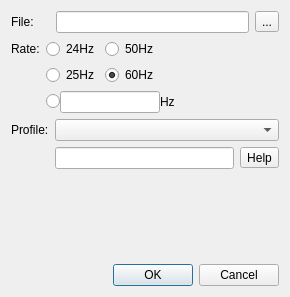
<?xml version="1.0" encoding="UTF-8"?>
<ui version="4.0">
 <class>RecordingOptions</class>
 <widget class="QDialog" name="RecordingOptions">
  <property name="geometry">
   <rect>
    <x>0</x>
    <y>0</y>
    <width>290</width>
    <height>297</height>
   </rect>
  </property>
  <property name="windowTitle">
   <string>Recording options</string>
  </property>
  <layout class="QGridLayout" name="gridLayout">
   <item row="0" column="0">
    <widget class="QLabel" name="label">
     <property name="sizePolicy">
      <sizepolicy hsizetype="Minimum" vsizetype="Preferred">
       <horstretch>0</horstretch>
       <verstretch>0</verstretch>
      </sizepolicy>
     </property>
     <property name="text">
      <string>File:</string>
     </property>
    </widget>
   </item>
   <item row="0" column="1" colspan="2">
    <widget class="QLineEdit" name="file"/>
   </item>
   <item row="6" column="2" colspan="2">
    <widget class="QDialogButtonBox" name="buttonBox">
     <property name="orientation">
      <enum>Qt::Horizontal</enum>
     </property>
     <property name="standardButtons">
      <set>QDialogButtonBox::Cancel|QDialogButtonBox::Ok</set>
     </property>
    </widget>
   </item>
   <item row="0" column="3">
    <widget class="QToolButton" name="pickfile">
     <property name="text">
      <string>...</string>
     </property>
    </widget>
   </item>
   <item row="2" column="0" colspan="4">
    <widget class="QWidget" name="ffmpegOptions" native="true">
     <layout class="QGridLayout" name="gridLayout_2">
      <property name="margin">
       <number>0</number>
      </property>
      <item row="1" column="0">
       <widget class="QLabel" name="label_4">
        <property name="text">
         <string>Profile:</string>
        </property>
       </widget>
      </item>
      <item row="1" column="1" colspan="2">
       <widget class="QComboBox" name="profile"/>
      </item>
      <item row="2" column="1">
       <widget class="QLineEdit" name="args"/>
      </item>
      <item row="2" column="2">
       <widget class="QToolButton" name="ffmpegHelp">
        <property name="text">
         <string>Help</string>
        </property>
       </widget>
      </item>
     </layout>
    </widget>
   </item>
   <item row="1" column="0" colspan="4">
    <widget class="QWidget" name="rateOptions" native="true">
     <layout class="QGridLayout" name="gridLayout_3">
      <property name="margin">
       <number>0</number>
      </property>
      <item row="0" column="0">
       <widget class="QLabel" name="label_2">
        <property name="sizePolicy">
         <sizepolicy hsizetype="Minimum" vsizetype="Preferred">
          <horstretch>0</horstretch>
          <verstretch>0</verstretch>
         </sizepolicy>
        </property>
        <property name="text">
         <string>Rate:</string>
        </property>
       </widget>
      </item>
      <item row="0" column="1">
       <widget class="QRadioButton" name="hz24">
        <property name="text">
         <string>24Hz</string>
        </property>
       </widget>
      </item>
      <item row="0" column="2">
       <widget class="QRadioButton" name="hz50">
        <property name="text">
         <string>50Hz</string>
        </property>
       </widget>
      </item>
      <item row="1" column="1">
       <widget class="QRadioButton" name="hz25">
        <property name="text">
         <string>25Hz</string>
        </property>
       </widget>
      </item>
      <item row="1" column="2">
       <widget class="QRadioButton" name="hz60">
        <property name="sizePolicy">
         <sizepolicy hsizetype="MinimumExpanding" vsizetype="Fixed">
          <horstretch>0</horstretch>
          <verstretch>0</verstretch>
         </sizepolicy>
        </property>
        <property name="text">
         <string>60Hz</string>
        </property>
        <property name="checked">
         <bool>true</bool>
        </property>
       </widget>
      </item>
      <item row="2" column="1" colspan="2">
       <layout class="QHBoxLayout" name="horizontalLayout">
        <property name="spacing">
         <number>0</number>
        </property>
        <item>
         <widget class="QRadioButton" name="hzCustom">
          <property name="text">
           <string/>
          </property>
         </widget>
        </item>
        <item>
         <widget class="QLineEdit" name="hz">
          <property name="sizePolicy">
           <sizepolicy hsizetype="Fixed" vsizetype="Fixed">
            <horstretch>0</horstretch>
            <verstretch>0</verstretch>
           </sizepolicy>
          </property>
          <property name="minimumSize">
           <size>
            <width>60</width>
            <height>0</height>
           </size>
          </property>
          <property name="maximumSize">
           <size>
            <width>100</width>
            <height>16777215</height>
           </size>
          </property>
         </widget>
        </item>
        <item>
         <widget class="QLabel" name="label_3">
          <property name="text">
           <string>Hz</string>
          </property>
         </widget>
        </item>
        <item>
         <spacer name="horizontalSpacer_2">
          <property name="orientation">
           <enum>Qt::Horizontal</enum>
          </property>
          <property name="sizeHint" stdset="0">
           <size>
            <width>40</width>
            <height>20</height>
           </size>
          </property>
         </spacer>
        </item>
       </layout>
      </item>
     </layout>
    </widget>
   </item>
   <item row="4" column="0">
    <spacer name="verticalSpacer">
     <property name="orientation">
      <enum>Qt::Vertical</enum>
     </property>
     <property name="sizeHint" stdset="0">
      <size>
       <width>20</width>
       <height>40</height>
      </size>
     </property>
    </spacer>
   </item>
   <item row="3" column="0" colspan="4">
    <widget class="QLabel" name="warning">
     <property name="text">
      <string/>
     </property>
    </widget>
   </item>
  </layout>
 </widget>
 <resources/>
 <connections>
  <connection>
   <sender>hzCustom</sender>
   <signal>clicked()</signal>
   <receiver>hz</receiver>
   <slot>setFocus()</slot>
   <hints>
    <hint type="sourcelabel">
     <x>54</x>
     <y>104</y>
    </hint>
    <hint type="destinationlabel">
     <x>85</x>
     <y>107</y>
    </hint>
   </hints>
  </connection>
  <connection>
   <sender>hz</sender>
   <signal>textChanged(QString)</signal>
   <receiver>hzCustom</receiver>
   <slot>toggle()</slot>
   <hints>
    <hint type="sourcelabel">
     <x>138</x>
     <y>102</y>
    </hint>
    <hint type="destinationlabel">
     <x>49</x>
     <y>104</y>
    </hint>
   </hints>
  </connection>
  <connection>
   <sender>hz</sender>
   <signal>selectionChanged()</signal>
   <receiver>hzCustom</receiver>
   <slot>toggle()</slot>
   <hints>
    <hint type="sourcelabel">
     <x>110</x>
     <y>105</y>
    </hint>
    <hint type="destinationlabel">
     <x>51</x>
     <y>103</y>
    </hint>
   </hints>
  </connection>
  <connection>
   <sender>buttonBox</sender>
   <signal>accepted()</signal>
   <receiver>RecordingOptions</receiver>
   <slot>accept()</slot>
   <hints>
    <hint type="sourcelabel">
     <x>280</x>
     <y>287</y>
    </hint>
    <hint type="destinationlabel">
     <x>60</x>
     <y>219</y>
    </hint>
   </hints>
  </connection>
  <connection>
   <sender>buttonBox</sender>
   <signal>rejected()</signal>
   <receiver>RecordingOptions</receiver>
   <slot>reject()</slot>
   <hints>
    <hint type="sourcelabel">
     <x>280</x>
     <y>287</y>
    </hint>
    <hint type="destinationlabel">
     <x>92</x>
     <y>219</y>
    </hint>
   </hints>
  </connection>
  <connection>
   <sender>profile</sender>
   <signal>activated(int)</signal>
   <receiver>RecordingOptions</receiver>
   <slot>pickProfile(int)</slot>
   <hints>
    <hint type="sourcelabel">
     <x>72</x>
     <y>132</y>
    </hint>
    <hint type="destinationlabel">
     <x>48</x>
     <y>194</y>
    </hint>
   </hints>
  </connection>
  <connection>
   <sender>args</sender>
   <signal>textEdited(QString)</signal>
   <receiver>RecordingOptions</receiver>
   <slot>storeCustomArgs(QString)</slot>
   <hints>
    <hint type="sourcelabel">
     <x>108</x>
     <y>161</y>
    </hint>
    <hint type="destinationlabel">
     <x>102</x>
     <y>189</y>
    </hint>
   </hints>
  </connection>
 </connections>
 <slots>
  <signal>filePicked(QString)</signal>
  <signal>argumentsPicked(QString)</signal>
  <slot>pickFile()</slot>
  <slot>pickProfile(int)</slot>
  <slot>storeCustomArgs(QString)</slot>
 </slots>
</ui>
